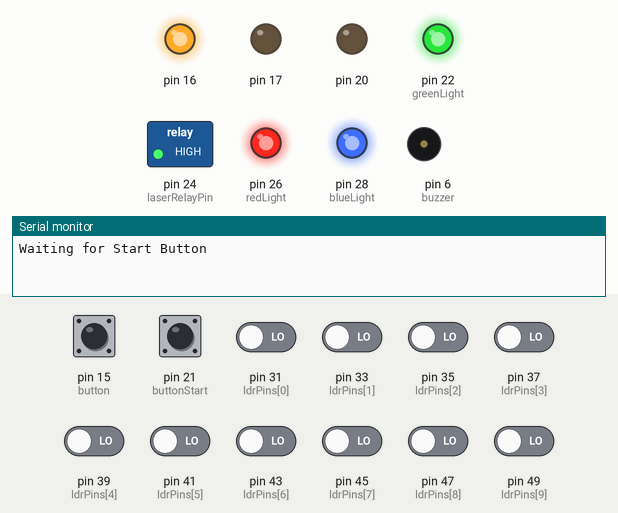
A sketch run on a simulated Arduino Mega 2560, built with avr-gcc and run on an emulated ATmega2560. On the bench: switched loads named in the sketch (green lamp = pin HIGH), output pins drawn as LEDs (lit = HIGH), buzzer (waves = sounding, pin HIGH), the last lines printed to the serial monitor. Inputs (shaded band) come from the test bench; at power-on: pin 15 (button), pin 21 (buttonStart) HIGH, pin 31 (ldrPins[0]), pin 33 (ldrPins[1]), pin 35 (ldrPins[2]), pin 37 (ldrPins[3]), pin 39 (ldrPins[4]), pin 41 (ldrPins[5]), pin 43 (ldrPins[6]), pin 45 (ldrPins[7]), pin 47 (ldrPins[8]), pin 49 (ldrPins[9]) LOW.

Above: at 4.2 s.
4.3 s: pin 21 (buttonStart) pulled LOW for 0.15 s
At 6.8 s:
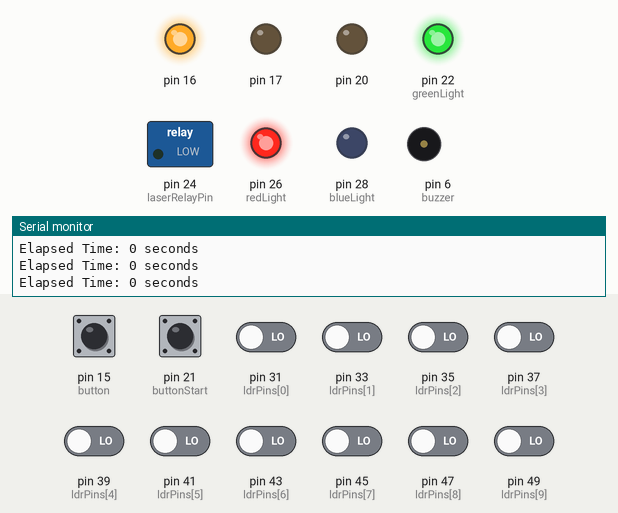
7.3 s: pin 15 (button) pulled LOW for 0.15 s
At 8.4 s:
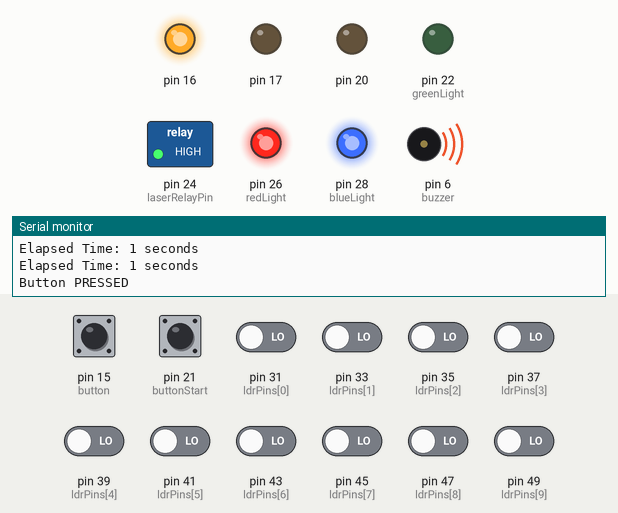
10.4 s: pin 21 (buttonStart) pulled LOW for 1 s
At 12.6 s:
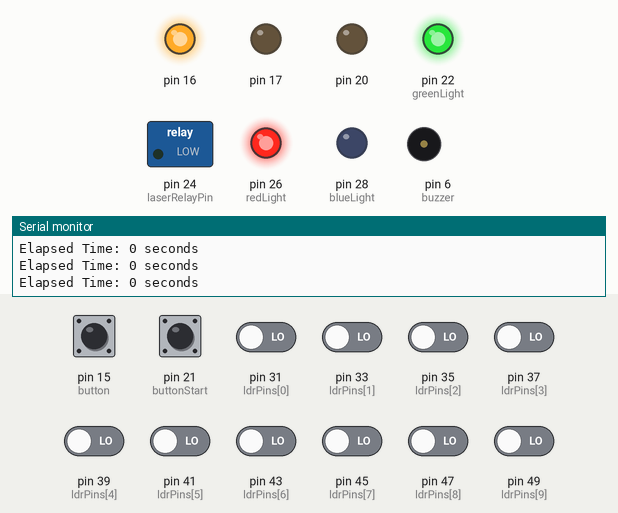
14.4 s: pin 31 (ldrPins[0]) driven HIGH
At 15.6 s:
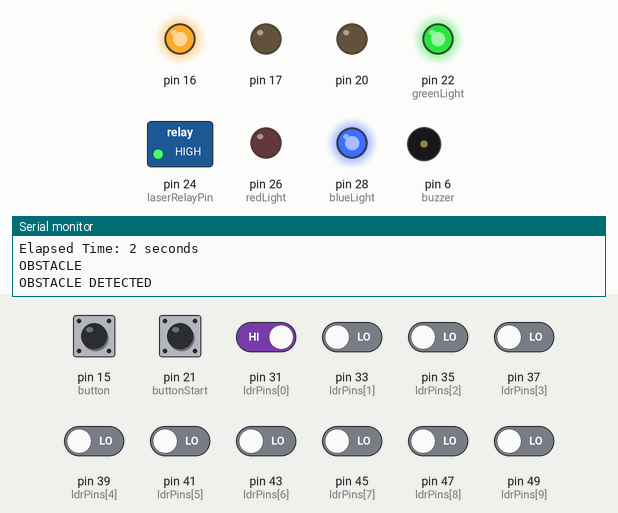
Timing chart, 0 to 18.4 s (numbered marks = the images above; inputs shaded):
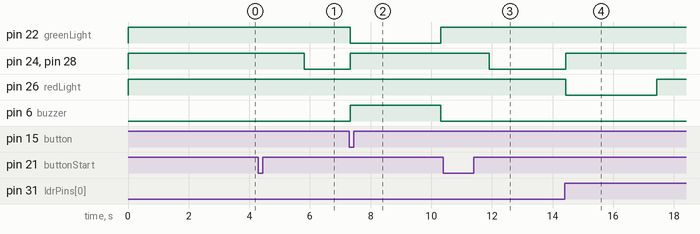

Measured:
- after the input at 4.3 s, pin 24 (laserRelayPin), pin 28 (blueLight): HIGH → LOW after 1.5 s
- after the input at 7.3 s, pin 22 (greenLight): HIGH → LOW at once, → HIGH 3.0 s later; pin 24 (laserRelayPin), pin 28 (blueLight): LOW → HIGH at once; pin 6 (buzzer): LOW → HIGH at once, → LOW 3.0 s later
- after the input at 10.4 s, pin 24 (laserRelayPin), pin 28 (blueLight): HIGH → LOW after 1.5 s
- after the input at 14.4 s, pin 24 (laserRelayPin), pin 28 (blueLight): LOW → HIGH at once; pin 26 (redLight): HIGH → LOW at once, → HIGH 3.0 s later

The sketch:

lazer_maze_game_v2.ino
```cpp
#include <SoftwareSerial.h>
#include <DFRobotDFPlayerMini.h>
int track = 10; // for define the trck name//track 0 = ambience; track 3 = start; track 5 = game over ; track 2 = too slow; track 4 = congratualtion; track 4 = welcome
#define vol 1  // fpr defining volume
int laserRelayPin = 24; //in2
int redLight = 26;//in3
int blueLight = 28;//in4
int greenLight = 22;//in1
int buzzer = 6;
int rst = 20;
static const uint8_t PIN_MP3_TX = 10;
static const uint8_t PIN_MP3_RX = 11;
SoftwareSerial softwareSerial(PIN_MP3_RX, PIN_MP3_TX);
DFRobotDFPlayerMini player;
int button = 15;
int buttonStart = 21;
int buttonStartState = 1;
int buttonState =  1;
const int ldrPins[] = {31, 33,  35,37, 39, 41, 43, 45, 47, 49, 51, 53};
const int numberOfLasers = 10;
unsigned long startTime = 0.0;
unsigned long currentTime = 0.0;
unsigned long elapsedTime = 0.0;
unsigned long Time = 0.0;
void MP3()
{

  if (player.begin(softwareSerial))
  {
    Serial.println("OK");
    player.volume(vol);
    player.play(track);
  }
  else
  {
    Serial.println("Connecting to DFPlayer Mini failed!");
  }

}

void game()
{
  currentTime = millis();
  digitalWrite(laserRelayPin, LOW);
  digitalWrite(blueLight, LOW);
  digitalWrite(redLight, HIGH);
  digitalWrite(greenLight, HIGH);
  delay(50);
  if (detectNoLaser())
  {
    Serial.println("OBSTACLE DETECTED");
    track = 2;// for Game Over
    delay(10);
    //MP3();
    digitalWrite(laserRelayPin, HIGH);
    digitalWrite(redLight, LOW);
    digitalWrite(blueLight, HIGH);
    delay(3000);
    track = 0;
    //MP3();
    but();
  }
  buttonState = digitalRead(button);
  if(buttonState == LOW)
  {
    Serial.println("Button PRESSED");
    track = 4;// for Congratulation
    //MP3();
    digitalWrite(laserRelayPin, HIGH);
    digitalWrite(buzzer, HIGH);
    digitalWrite(redLight, HIGH);
    digitalWrite(blueLight, HIGH);
    digitalWrite(greenLight, LOW);
    delay(3000);
    digitalWrite(buzzer, LOW);
    buttonState = HIGH;
    track = 0;
    //MP3();
    but();
  }
  elapsedTime = currentTime - startTime;
  Time = elapsedTime/1000 ;
  Serial.print("Elapsed Time: ");
  Serial.print(Time);  // Convert milliseconds to seconds
  Serial.println(" seconds");
  if(Time > 60)
  {
    Serial.println("Too Slow game ovr");
    track = 3;
    //MP3();
    digitalWrite(laserRelayPin, HIGH);
    digitalWrite(redLight, LOW);
    digitalWrite(blueLight, HIGH);
    delay(3000);
     track = 0;
    //MP3();
    but();
  }

  game();
}

void setup() {
  Serial.begin(9600);
  softwareSerial.begin(9600);
  pinMode(laserRelayPin, OUTPUT);
  pinMode(redLight, OUTPUT);
  pinMode(blueLight, OUTPUT);
  pinMode(16, OUTPUT);
  pinMode(20, OUTPUT);
  pinMode(21, OUTPUT);
  pinMode(17, OUTPUT);
  pinMode(greenLight, OUTPUT);
  pinMode(buzzer, OUTPUT);
  pinMode(button, INPUT_PULLUP);
  pinMode(buttonStart, INPUT_PULLUP);


  for (int i = 0; i < numberOfLasers; i++) {
    pinMode(ldrPins[i], INPUT);
  }
  digitalWrite(laserRelayPin, HIGH);
  digitalWrite(blueLight, HIGH);
  digitalWrite(redLight, HIGH);
  digitalWrite(greenLight, HIGH);
  digitalWrite(buzzer, LOW);
  digitalWrite(16, HIGH);
  digitalWrite(17, LOW);
  digitalWrite(17, LOW);
  track = 5;
  delay(10);
  //MP3();
  delay(3000);
  track = 0; // for ambience music
  delay(10);
 // MP3();
  Serial.println("Waiting for Start Button");
}


void but()
{
  digitalWrite(laserRelayPin, HIGH);
  digitalWrite(blueLight, HIGH);
  digitalWrite(redLight, HIGH);
  digitalWrite(greenLight, HIGH);
  digitalWrite(buzzer, LOW);
  digitalWrite(16, HIGH);
  digitalWrite(17, LOW);

  buttonStartState = digitalRead(buttonStart);
  if( buttonStartState == LOW)
  {
    Serial.println("pressed Start Button");
    buttonStartState = HIGH;
    delay(000);
    track = 1;
    delay(10);
    //MP3();
    delay(1500);
    startTime = millis();
    game();
  }
  but();
}


void loop()
{
  but();
}

bool detectNoLaser() {
  for (int i = 0; i < numberOfLasers; i++) {
    if (digitalRead(ldrPins[i]) == 1) {
      Serial.println("OBSTACLE");
      return true;  // Laser detected

    }
  }
  return false;  // No laser detected
}
```
